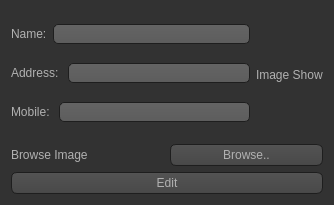
<?xml version="1.0" encoding="UTF-8"?>
<ui version="4.0">
 <class>updateBoy</class>
 <widget class="QWidget" name="updateBoy">
  <property name="geometry">
   <rect>
    <x>0</x>
    <y>0</y>
    <width>334</width>
    <height>205</height>
   </rect>
  </property>
  <property name="windowTitle">
   <string>Form</string>
  </property>
  <property name="styleSheet">
   <string notr="true">QToolTip
{
     border: 1px solid black;
     background-color: #ffa02f;
     padding: 1px;
     border-radius: 3px;
     opacity: 100;
}

QWidget
{
    color: #b1b1b1;
    background-color: #323232;
}

QWidget:item:hover
{
    background-color: QLinearGradient( x1: 0, y1: 0, x2: 0, y2: 1, stop: 0 #ffa02f, stop: 1 #ca0619);
    color: #000000;
}

QWidget:item:selected
{
    background-color: QLinearGradient( x1: 0, y1: 0, x2: 0, y2: 1, stop: 0 #ffa02f, stop: 1 #d7801a);
}

QMenuBar::item
{
    background: transparent;
}

QMenuBar::item:selected
{
    background: transparent;
    border: 1px solid #ffaa00;
}

QMenuBar::item:pressed
{
    background: #444;
    border: 1px solid #000;
    background-color: QLinearGradient(
        x1:0, y1:0,
        x2:0, y2:1,
        stop:1 #212121,
        stop:0.4 #343434/*,
        stop:0.2 #343434,
        stop:0.1 #ffaa00*/
    );
    margin-bottom:-1px;
    padding-bottom:1px;
}

QMenu
{
    border: 1px solid #000;
}

QMenu::item
{
    padding: 2px 20px 2px 20px;
}

QMenu::item:selected
{
    color: #000000;
}

QWidget:disabled
{
    color: #404040;
    background-color: #323232;
}

QAbstractItemView
{
    background-color: QLinearGradient( x1: 0, y1: 0, x2: 0, y2: 1, stop: 0 #4d4d4d, stop: 0.1 #646464, stop: 1 #5d5d5d);
}

QWidget:focus
{
    /*border: 2px solid QLinearGradient( x1: 0, y1: 0, x2: 0, y2: 1, stop: 0 #ffa02f, stop: 1 #d7801a);*/
}

QLineEdit
{
    background-color: QLinearGradient( x1: 0, y1: 0, x2: 0, y2: 1, stop: 0 #4d4d4d, stop: 0 #646464, stop: 1 #5d5d5d);
    padding: 1px;
    border-style: solid;
    border: 1px solid #1e1e1e;
    border-radius: 5;
}

QPushButton
{
    color: #b1b1b1;
    background-color: QLinearGradient( x1: 0, y1: 0, x2: 0, y2: 1, stop: 0 #565656, stop: 0.1 #525252, stop: 0.5 #4e4e4e, stop: 0.9 #4a4a4a, stop: 1 #464646);
    border-width: 1px;
    border-color: #1e1e1e;
    border-style: solid;
    border-radius: 6;
    padding: 3px;
    font-size: 12px;
    padding-left: 5px;
    padding-right: 5px;
}

QPushButton:pressed
{
    background-color: QLinearGradient( x1: 0, y1: 0, x2: 0, y2: 1, stop: 0 #2d2d2d, stop: 0.1 #2b2b2b, stop: 0.5 #292929, stop: 0.9 #282828, stop: 1 #252525);
}

QComboBox
{
    selection-background-color: #ffaa00;
    background-color: QLinearGradient( x1: 0, y1: 0, x2: 0, y2: 1, stop: 0 #565656, stop: 0.1 #525252, stop: 0.5 #4e4e4e, stop: 0.9 #4a4a4a, stop: 1 #464646);
    border-style: solid;
    border: 1px solid #1e1e1e;
    border-radius: 5;
}

QComboBox:hover,QPushButton:hover
{
    border: 2px solid QLinearGradient( x1: 0, y1: 0, x2: 0, y2: 1, stop: 0 #ffa02f, stop: 1 #d7801a);
}


QComboBox:on
{
    padding-top: 3px;
    padding-left: 4px;
    background-color: QLinearGradient( x1: 0, y1: 0, x2: 0, y2: 1, stop: 0 #2d2d2d, stop: 0.1 #2b2b2b, stop: 0.5 #292929, stop: 0.9 #282828, stop: 1 #252525);
    selection-background-color: #ffaa00;
}

QComboBox QAbstractItemView
{
    border: 2px solid darkgray;
    selection-background-color: QLinearGradient( x1: 0, y1: 0, x2: 0, y2: 1, stop: 0 #ffa02f, stop: 1 #d7801a);
}

QComboBox::drop-down
{
     subcontrol-origin: padding;
     subcontrol-position: top right;
     width: 15px;

     border-left-width: 0px;
     border-left-color: darkgray;
     border-left-style: solid; /* just a single line */
     border-top-right-radius: 3px; /* same radius as the QComboBox */
     border-bottom-right-radius: 3px;
 }

QComboBox::down-arrow
{
     image: url(:/down_arrow.png);
}

QGroupBox:focus
{
border: 2px solid QLinearGradient( x1: 0, y1: 0, x2: 0, y2: 1, stop: 0 #ffa02f, stop: 1 #d7801a);
}

QTextEdit:focus
{
    border: 2px solid QLinearGradient( x1: 0, y1: 0, x2: 0, y2: 1, stop: 0 #ffa02f, stop: 1 #d7801a);
}

QScrollBar:horizontal {
     border: 1px solid #222222;
     background: QLinearGradient( x1: 0, y1: 0, x2: 0, y2: 1, stop: 0.0 #121212, stop: 0.2 #282828, stop: 1 #484848);
     height: 7px;
     margin: 0px 16px 0 16px;
}

QScrollBar::handle:horizontal
{
      background: QLinearGradient( x1: 0, y1: 0, x2: 1, y2: 0, stop: 0 #ffa02f, stop: 0.5 #d7801a, stop: 1 #ffa02f);
      min-height: 20px;
      border-radius: 2px;
}

QScrollBar::add-line:horizontal {
      border: 1px solid #1b1b19;
      border-radius: 2px;
      background: QLinearGradient( x1: 0, y1: 0, x2: 1, y2: 0, stop: 0 #ffa02f, stop: 1 #d7801a);
      width: 14px;
      subcontrol-position: right;
      subcontrol-origin: margin;
}

QScrollBar::sub-line:horizontal {
      border: 1px solid #1b1b19;
      border-radius: 2px;
      background: QLinearGradient( x1: 0, y1: 0, x2: 1, y2: 0, stop: 0 #ffa02f, stop: 1 #d7801a);
      width: 14px;
     subcontrol-position: left;
     subcontrol-origin: margin;
}

QScrollBar::right-arrow:horizontal, QScrollBar::left-arrow:horizontal
{
      border: 1px solid black;
      width: 1px;
      height: 1px;
      background: white;
}

QScrollBar::add-page:horizontal, QScrollBar::sub-page:horizontal
{
      background: none;
}

QScrollBar:vertical
{
      background: QLinearGradient( x1: 0, y1: 0, x2: 1, y2: 0, stop: 0.0 #121212, stop: 0.2 #282828, stop: 1 #484848);
      width: 7px;
      margin: 16px 0 16px 0;
      border: 1px solid #222222;
}

QScrollBar::handle:vertical
{
      background: QLinearGradient( x1: 0, y1: 0, x2: 0, y2: 1, stop: 0 #ffa02f, stop: 0.5 #d7801a, stop: 1 #ffa02f);
      min-height: 20px;
      border-radius: 2px;
}

QScrollBar::add-line:vertical
{
      border: 1px solid #1b1b19;
      border-radius: 2px;
      background: QLinearGradient( x1: 0, y1: 0, x2: 0, y2: 1, stop: 0 #ffa02f, stop: 1 #d7801a);
      height: 14px;
      subcontrol-position: bottom;
      subcontrol-origin: margin;
}

QScrollBar::sub-line:vertical
{
      border: 1px solid #1b1b19;
      border-radius: 2px;
      background: QLinearGradient( x1: 0, y1: 0, x2: 0, y2: 1, stop: 0 #d7801a, stop: 1 #ffa02f);
      height: 14px;
      subcontrol-position: top;
      subcontrol-origin: margin;
}

QScrollBar::up-arrow:vertical, QScrollBar::down-arrow:vertical
{
      border: 1px solid black;
      width: 1px;
      height: 1px;
      background: white;
}


QScrollBar::add-page:vertical, QScrollBar::sub-page:vertical
{
      background: none;
}

QTextEdit
{
    background-color: #242424;
}

QPlainTextEdit
{
    background-color: #242424;
}

QHeaderView::section
{
    background-color: QLinearGradient(x1:0, y1:0, x2:0, y2:1, stop:0 #616161, stop: 0.5 #505050, stop: 0.6 #434343, stop:1 #656565);
    color: white;
    padding-left: 4px;
    border: 1px solid #6c6c6c;
}

QCheckBox:disabled
{
color: #414141;
}

QDockWidget::title
{
    text-align: center;
    spacing: 3px; /* spacing between items in the tool bar */
    background-color: QLinearGradient(x1:0, y1:0, x2:0, y2:1, stop:0 #323232, stop: 0.5 #242424, stop:1 #323232);
}

QDockWidget::close-button, QDockWidget::float-button
{
    text-align: center;
    spacing: 1px; /* spacing between items in the tool bar */
    background-color: QLinearGradient(x1:0, y1:0, x2:0, y2:1, stop:0 #323232, stop: 0.5 #242424, stop:1 #323232);
}

QDockWidget::close-button:hover, QDockWidget::float-button:hover
{
    background: #242424;
}

QDockWidget::close-button:pressed, QDockWidget::float-button:pressed
{
    padding: 1px -1px -1px 1px;
}

QMainWindow::separator
{
    background-color: QLinearGradient(x1:0, y1:0, x2:0, y2:1, stop:0 #161616, stop: 0.5 #151515, stop: 0.6 #212121, stop:1 #343434);
    color: white;
    padding-left: 4px;
    border: 1px solid #4c4c4c;
    spacing: 3px; /* spacing between items in the tool bar */
}

QMainWindow::separator:hover
{

    background-color: QLinearGradient(x1:0, y1:0, x2:0, y2:1, stop:0 #d7801a, stop:0.5 #b56c17 stop:1 #ffa02f);
    color: white;
    padding-left: 4px;
    border: 1px solid #6c6c6c;
    spacing: 3px; /* spacing between items in the tool bar */
}

QToolBar::handle
{
     spacing: 3px; /* spacing between items in the tool bar */
     background: url(:/images/handle.png);
}

QMenu::separator
{
    height: 2px;
    background-color: QLinearGradient(x1:0, y1:0, x2:0, y2:1, stop:0 #161616, stop: 0.5 #151515, stop: 0.6 #212121, stop:1 #343434);
    color: white;
    padding-left: 4px;
    margin-left: 10px;
    margin-right: 5px;
}

QProgressBar
{
    border: 2px solid grey;
    border-radius: 5px;
    text-align: center;
}

QProgressBar::chunk
{
    background-color: #d7801a;
    width: 2.15px;
    margin: 0.5px;
}

QTabBar::tab {
    color: #b1b1b1;
    border: 1px solid #444;
    border-bottom-style: none;
    background-color: #323232;
    padding-left: 10px;
    padding-right: 10px;
    padding-top: 3px;
    padding-bottom: 2px;
    margin-right: -1px;
}

QTabWidget::pane {
    border: 1px solid #444;
    top: 1px;
}

QTabBar::tab:last
{
    margin-right: 0; /* the last selected tab has nothing to overlap with on the right */
    border-top-right-radius: 3px;
}

QTabBar::tab:first:!selected
{
 margin-left: 0px; /* the last selected tab has nothing to overlap with on the right */


    border-top-left-radius: 3px;
}

QTabBar::tab:!selected
{
    color: #b1b1b1;
    border-bottom-style: solid;
    margin-top: 3px;
    background-color: QLinearGradient(x1:0, y1:0, x2:0, y2:1, stop:1 #212121, stop:.4 #343434);
}

QTabBar::tab:selected
{
    border-top-left-radius: 3px;
    border-top-right-radius: 3px;
    margin-bottom: 0px;
}

QTabBar::tab:!selected:hover
{
    /*border-top: 2px solid #ffaa00;
    padding-bottom: 3px;*/
    border-top-left-radius: 3px;
    border-top-right-radius: 3px;
    background-color: QLinearGradient(x1:0, y1:0, x2:0, y2:1, stop:1 #212121, stop:0.4 #343434, stop:0.2 #343434, stop:0.1 #ffaa00);
}

QRadioButton::indicator:checked, QRadioButton::indicator:unchecked{
    color: #b1b1b1;
    background-color: #323232;
    border: 1px solid #b1b1b1;
    border-radius: 6px;
}

QRadioButton::indicator:checked
{
    background-color: qradialgradient(
        cx: 0.5, cy: 0.5,
        fx: 0.5, fy: 0.5,
        radius: 1.0,
        stop: 0.25 #ffaa00,
        stop: 0.3 #323232
    );
}

QCheckBox::indicator{
    color: #b1b1b1;
    background-color: #323232;
    border: 1px solid #b1b1b1;
    width: 9px;
    height: 9px;
}

QRadioButton::indicator
{
    border-radius: 6px;
}

QRadioButton::indicator:hover, QCheckBox::indicator:hover
{
    border: 1px solid #ffaa00;
}

QCheckBox::indicator:checked
{
    image:url(:/images/checkbox.png);
}

QCheckBox::indicator:disabled, QRadioButton::indicator:disabled
{
    border: 1px solid #444;
}</string>
  </property>
  <layout class="QGridLayout" name="gridLayout">
   <item row="0" column="0">
    <layout class="QHBoxLayout" name="horizontalLayout_5">
     <item>
      <layout class="QVBoxLayout" name="verticalLayout">
       <item>
        <layout class="QHBoxLayout" name="horizontalLayout">
         <item>
          <widget class="QLabel" name="label">
           <property name="text">
            <string>Name:</string>
           </property>
          </widget>
         </item>
         <item>
          <widget class="QLineEdit" name="led_name"/>
         </item>
        </layout>
       </item>
       <item>
        <layout class="QHBoxLayout" name="horizontalLayout_2">
         <item>
          <widget class="QLabel" name="label_2">
           <property name="text">
            <string>Address: </string>
           </property>
          </widget>
         </item>
         <item>
          <widget class="QLineEdit" name="led_address"/>
         </item>
        </layout>
       </item>
       <item>
        <layout class="QHBoxLayout" name="horizontalLayout_3">
         <item>
          <widget class="QLabel" name="label_3">
           <property name="text">
            <string>Mobile: </string>
           </property>
          </widget>
         </item>
         <item>
          <widget class="QLineEdit" name="led_mobile"/>
         </item>
        </layout>
       </item>
      </layout>
     </item>
     <item>
      <widget class="QLabel" name="lb_showImage">
       <property name="text">
        <string>Image Show</string>
       </property>
      </widget>
     </item>
    </layout>
   </item>
   <item row="1" column="0">
    <layout class="QHBoxLayout" name="horizontalLayout_4">
     <item>
      <widget class="QLabel" name="label_4">
       <property name="text">
        <string>Browse Image</string>
       </property>
      </widget>
     </item>
     <item>
      <widget class="QPushButton" name="btn_browse">
       <property name="text">
        <string>Browse..</string>
       </property>
      </widget>
     </item>
    </layout>
   </item>
   <item row="2" column="0">
    <widget class="QPushButton" name="btn_EditBoy">
     <property name="text">
      <string>Edit</string>
     </property>
    </widget>
   </item>
  </layout>
 </widget>
 <resources/>
 <connections/>
</ui>
